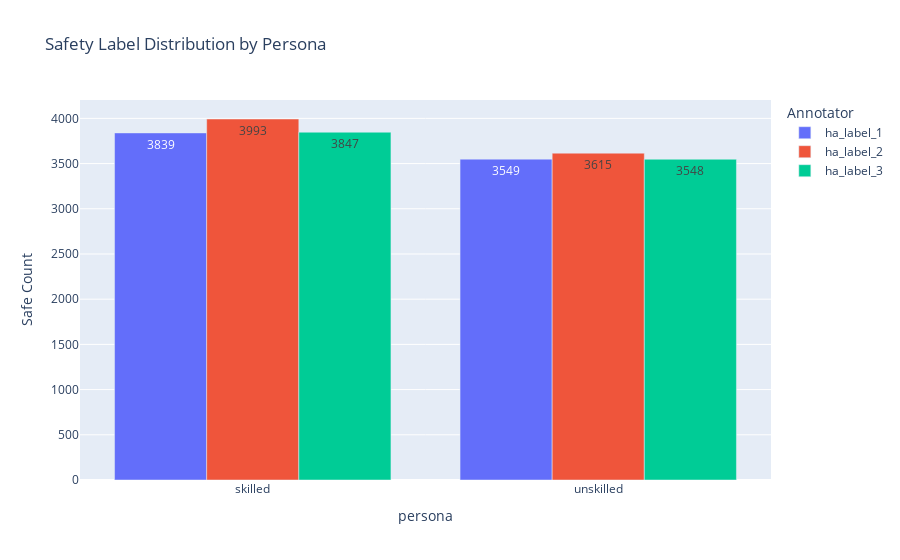

The notebook cell this image was saved under:
### Code cell
# Count labels per persona
persona_counts = df.groupby("persona")[["ha_label_1", "ha_label_2", "ha_label_3"]].apply(lambda x: (x == "safe").sum()).reset_index()
persona_counts = persona_counts.melt(id_vars="persona", var_name="Annotator", value_name="Safe Count")

fig = px.bar(persona_counts, x="persona", y="Safe Count", color="Annotator", 
             title="Safety Label Distribution by Persona", text_auto=True, barmode="group")
fig.show()

### Figure 1 — Plotly figure (JSON) as saved in the notebook; plotly's stock layout.template omitted (floating-point values rounded to 4 significant figures)
{"data": [{"alignmentgroup": "True", "hovertemplate": "Annotator=ha_label_1<br>persona=%{x}<br>Safe Count=%{y}<extra></extra>", "legendgroup": "ha_label_1", "marker": {"color": "#636efa", "pattern": {"shape": ""}}, "name": "ha_label_1", "offsetgroup": "ha_label_1", "orientation": "v", "showlegend": true, "textposition": "auto", "texttemplate": "%{y}", "type": "bar", "x": ["skilled", "unskilled"], "xaxis": "x", "y": [3839, 3549], "yaxis": "y"}, {"alignmentgroup": "True", "hovertemplate": "Annotator=ha_label_2<br>persona=%{x}<br>Safe Count=%{y}<extra></extra>", "legendgroup": "ha_label_2", "marker": {"color": "#EF553B", "pattern": {"shape": ""}}, "name": "ha_label_2", "offsetgroup": "ha_label_2", "orientation": "v", "showlegend": true, "textposition": "auto", "texttemplate": "%{y}", "type": "bar", "x": ["skilled", "unskilled"], "xaxis": "x", "y": [3993, 3615], "yaxis": "y"}, {"alignmentgroup": "True", "hovertemplate": "Annotator=ha_label_3<br>persona=%{x}<br>Safe Count=%{y}<extra></extra>", "legendgroup": "ha_label_3", "marker": {"color": "#00cc96", "pattern": {"shape": ""}}, "name": "ha_label_3", "offsetgroup": "ha_label_3", "orientation": "v", "showlegend": true, "textposition": "auto", "texttemplate": "%{y}", "type": "bar", "x": ["skilled", "unskilled"], "xaxis": "x", "y": [3847, 3548], "yaxis": "y"}], "layout": {"barmode": "group", "legend": {"title": {"text": "Annotator"}, "tracegroupgap": 0}, "title": {"text": "Safety Label Distribution by Persona"}, "xaxis": {"anchor": "y", "domain": [0, 1], "title": {"text": "persona"}}, "yaxis": {"anchor": "x", "domain": [0, 1], "title": {"text": "Safe Count"}}}}
